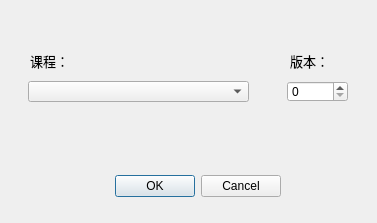
<?xml version="1.0" encoding="UTF-8"?>
<ui version="4.0">
 <class>DialogT_upload</class>
 <widget class="QDialog" name="DialogT_upload">
  <property name="geometry">
   <rect>
    <x>0</x>
    <y>0</y>
    <width>377</width>
    <height>223</height>
   </rect>
  </property>
  <property name="minimumSize">
   <size>
    <width>377</width>
    <height>223</height>
   </size>
  </property>
  <property name="maximumSize">
   <size>
    <width>377</width>
    <height>223</height>
   </size>
  </property>
  <property name="windowTitle">
   <string>选择课程</string>
  </property>
  <widget class="QDialogButtonBox" name="buttonBox">
   <property name="geometry">
    <rect>
     <x>90</x>
     <y>170</y>
     <width>191</width>
     <height>32</height>
    </rect>
   </property>
   <property name="orientation">
    <enum>Qt::Horizontal</enum>
   </property>
   <property name="standardButtons">
    <set>QDialogButtonBox::Cancel|QDialogButtonBox::Ok</set>
   </property>
  </widget>
  <widget class="QWidget" name="widget" native="true">
   <property name="geometry">
    <rect>
     <x>17</x>
     <y>70</y>
     <width>341</width>
     <height>43</height>
    </rect>
   </property>
   <widget class="QSpinBox" name="spinBox">
    <property name="geometry">
     <rect>
      <x>270</x>
      <y>11</y>
      <width>61</width>
      <height>21</height>
     </rect>
    </property>
   </widget>
   <widget class="QComboBox" name="comboBox">
    <property name="geometry">
     <rect>
      <x>11</x>
      <y>11</y>
      <width>221</width>
      <height>21</height>
     </rect>
    </property>
   </widget>
  </widget>
  <widget class="QLabel" name="label">
   <property name="geometry">
    <rect>
     <x>30</x>
     <y>50</y>
     <width>41</width>
     <height>21</height>
    </rect>
   </property>
   <property name="font">
    <font>
     <family>微软雅黑</family>
     <pointsize>10</pointsize>
    </font>
   </property>
   <property name="text">
    <string>课程：</string>
   </property>
  </widget>
  <widget class="QLabel" name="label_3">
   <property name="geometry">
    <rect>
     <x>290</x>
     <y>50</y>
     <width>41</width>
     <height>21</height>
    </rect>
   </property>
   <property name="font">
    <font>
     <family>微软雅黑</family>
     <pointsize>10</pointsize>
    </font>
   </property>
   <property name="text">
    <string>版本：</string>
   </property>
  </widget>
 </widget>
 <resources/>
 <connections>
  <connection>
   <sender>buttonBox</sender>
   <signal>accepted()</signal>
   <receiver>DialogT_upload</receiver>
   <slot>accept()</slot>
   <hints>
    <hint type="sourcelabel">
     <x>248</x>
     <y>254</y>
    </hint>
    <hint type="destinationlabel">
     <x>157</x>
     <y>274</y>
    </hint>
   </hints>
  </connection>
  <connection>
   <sender>buttonBox</sender>
   <signal>rejected()</signal>
   <receiver>DialogT_upload</receiver>
   <slot>reject()</slot>
   <hints>
    <hint type="sourcelabel">
     <x>316</x>
     <y>260</y>
    </hint>
    <hint type="destinationlabel">
     <x>286</x>
     <y>274</y>
    </hint>
   </hints>
  </connection>
 </connections>
</ui>
